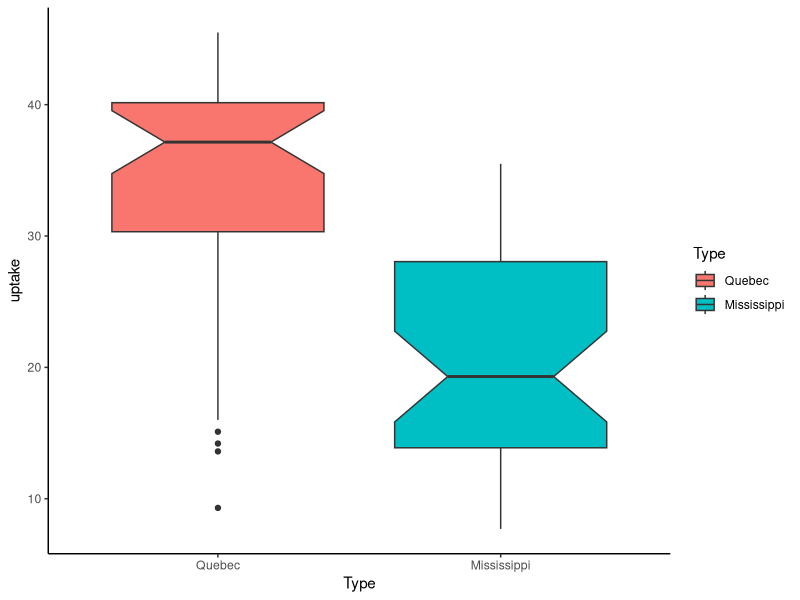
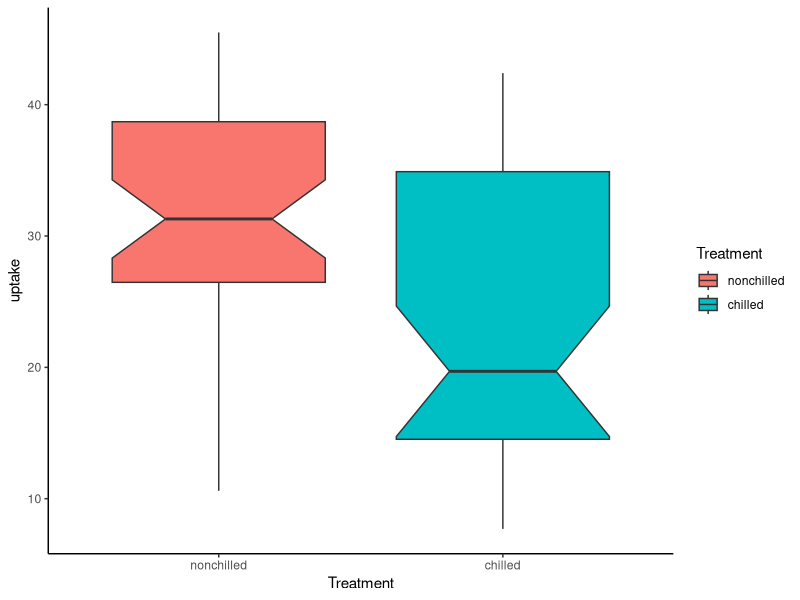
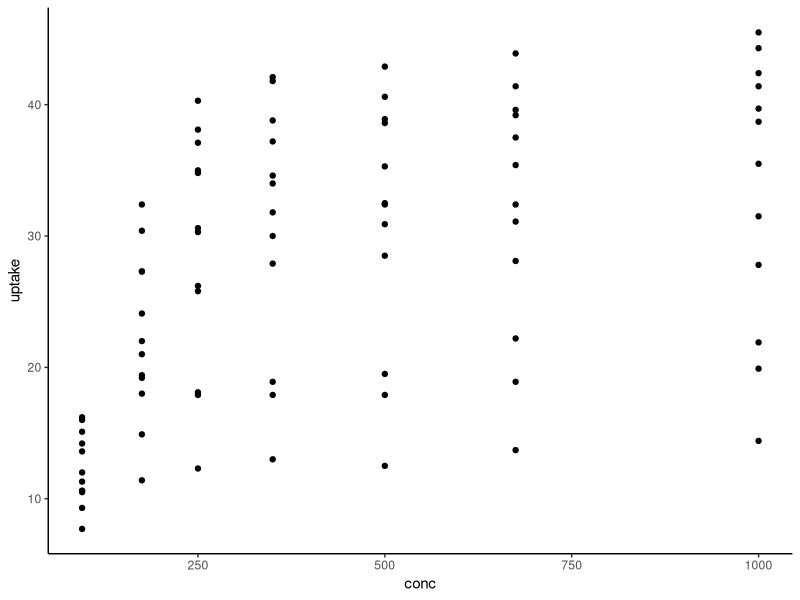
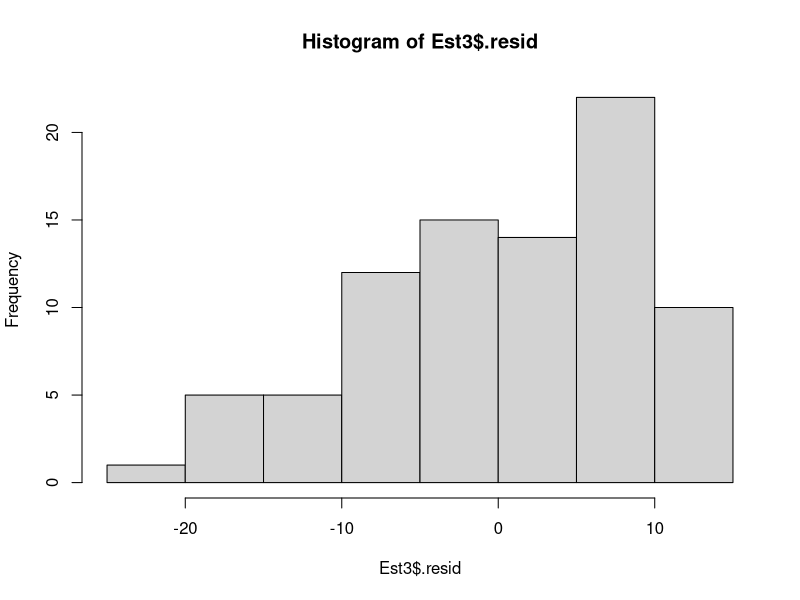
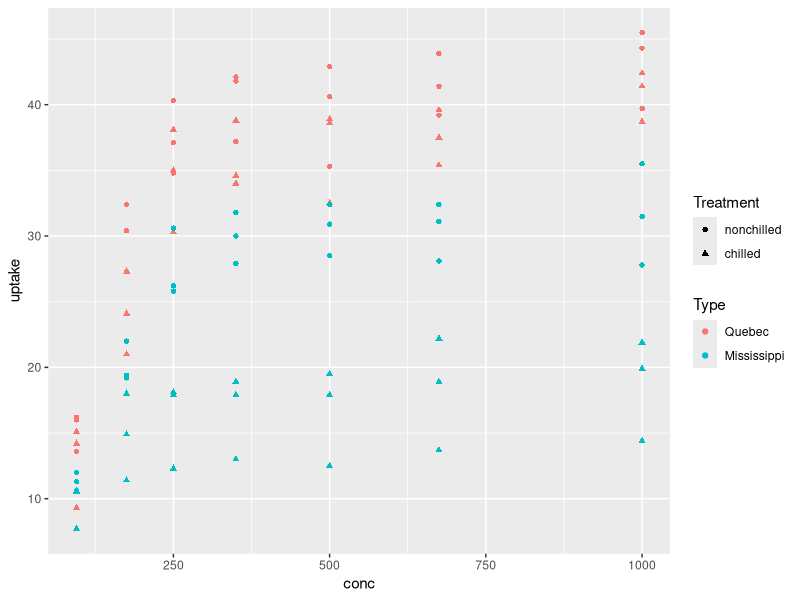
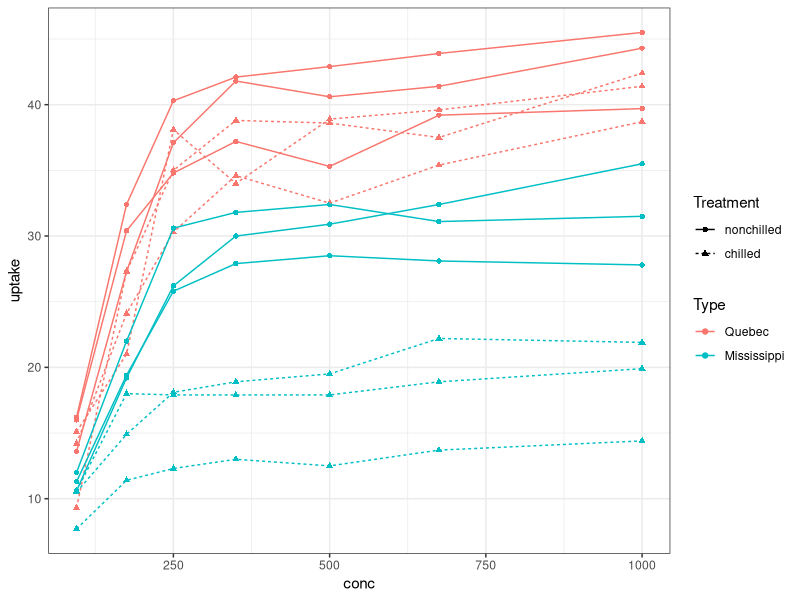
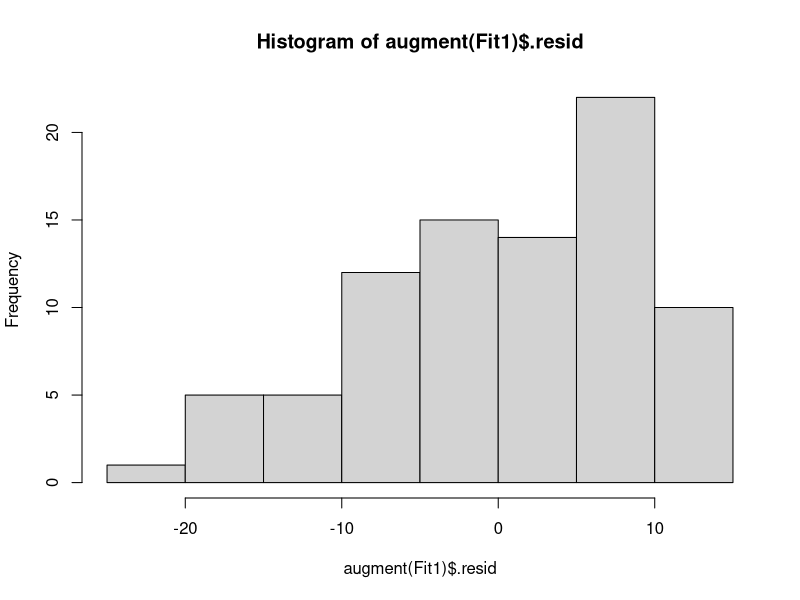
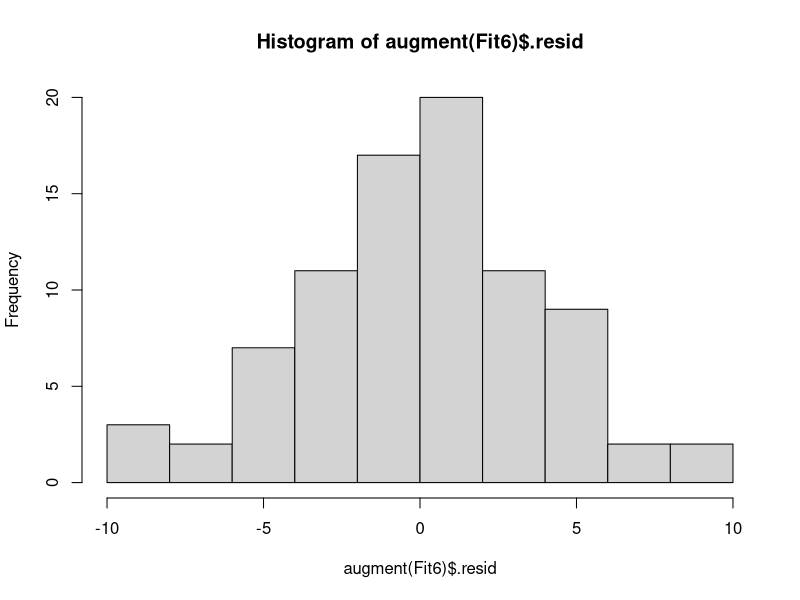

Write R code to recreate these figures, in order.
## ---- chunk 1
knitr::opts_chunk$set(echo = TRUE, warning = F, message = F)
library(tidyverse)

## ---- chunk 2
data("CO2")
View(CO2)
## ---- chunk 3
ggplot(CO2, aes(x= Type, y= uptake)) + geom_boxplot(aes(fill=Type), notch = T) + theme_classic()
## ---- chunk 4
ggplot(CO2, aes(x= Treatment, y= uptake)) + geom_boxplot(aes(fill= Treatment), notch = T) + theme_classic()
## ---- chunk 5
ggplot(CO2, aes(x= conc, y= uptake)) + geom_point() + theme_classic()
## ---- chunk 6
Fit1 <- lm(formula = uptake ~ Type, data = CO2)
## ---- chunk 7
library(broom)
## ---- chunk 8
Est1<- glance(Fit1)
Est1
Est1 %>% select(r.squared:sigma, df:AIC)
Est1 %>%  select(r.squared, adj.r.squared, p.value, nobs )
## ---- chunk 9

Est2 <-tidy(Fit1)
Est2
## ---- chunk 10
augment(Fit1)
Est3 <- augment(Fit1)
hist(Est3$.resid)

## ---- chunk 11
ggplot(CO2, aes(x=conc, y=uptake, color=Type)) + geom_point(aes(shape= Treatment))
## ---- chunk 12
Fit1 <- lm(formula = uptake ~ Type, data = CO2)
## ---- chunk 13
Fit2 <- lm(uptake ~ Treatment, data = CO2)
Fit3 <- lm(uptake ~ conc, data = CO2)
Fit4 <- lm(uptake ~ Type + Treatment + conc, data = CO2)
Fit5 <- lm(uptake ~ Type + conc + I(log(conc)), data = CO2)
Fit6 <- lm(uptake ~ Type:Treatment + conc + I(log(conc)), data = CO2)
## ---- chunk 14
Modelo1 <- glance(Fit1) %>% dplyr::select(r.squared, AIC) %>% mutate(Modelo = "Fit1")
Modelo2 <- glance(Fit2) %>% dplyr::select(r.squared, AIC) %>% mutate(Modelo = "Fit2")
Modelo3 <- glance(Fit3) %>% dplyr::select(r.squared, AIC) %>% mutate(Modelo = "Fit3")
Modelo4 <- glance(Fit4) %>% dplyr::select(r.squared, AIC) %>% mutate(Modelo = "Fit4")
Modelo5 <- glance(Fit5) %>% dplyr::select(r.squared, AIC) %>% mutate(Modelo = "Fit5")
Modelo6 <- glance(Fit6) %>% dplyr::select(r.squared, AIC) %>% mutate(Modelo = "Fit6")
## ---- chunk 15
Modelos <- bind_rows(Modelo1, Modelo2, Modelo3, Modelo4, 
                     Modelo5, Modelo6) %>% arrange(AIC) %>% mutate(DeltaAIC = AIC - 
                                                            min(AIC))
Modelos
## ---- chunk 16
ggplot(CO2, aes(x=conc, y=uptake, group=Plant)) +
  geom_point(aes(color= Type, shape=Treatment)) + 
  geom_line(aes(color=Type, lty=Treatment))+ theme_bw()###lty=tipo de linea
## ---- chunk 17
hist(augment(Fit1)$.resid)
hist(augment(Fit6)$.resid) ## distribucion mas normal

